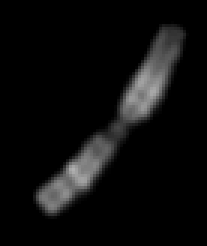
#> input picture chromosome_classif.bmp, 69 x 82 px (shown 3 times larger); its folder holds 6 pictures in this run
$ jupyter execute --allow-errors ml_chromosome_classification.ipynb   (shell and % lines are left out)   (older library calls are emulated)
#> lines starting #> are read from the running program, lines starting #| are printed output that depends on the picture; after the words box and inside, x2 and y2 are one past the last pixel; in counts of white or black regions, pixels touching at a corner belong together
# Chromosome classification

Karyotyping is the process by which photographs of chromosomes are taken in order to determine the chromosome complement of an individual, including the number of chromosomes and any abnormalities.

Sources:
- https://en.wikipedia.org/wiki/Karyotype
- https://github.com/laubravo/auto-karyotyping
- http://bioimlab.dei.unipd.it/Automatic%20Karyotyping%20Classification.htm

[cell 1]
import pandas as pd
import numpy as np
import matplotlib.pyplot as plt

import math

# Image processing library - pip3 install opencv-python
import cv2

[cell 2]
import os
import zipfile

# unzip archive with chromosomes classfied to 23 classes
#(a person has 23 pair of chromosomes, last pair differs - a male has X, Y chromosomes, a female has two X chromosomes).
chromosome_archive = 'classificationDb.zip'
chromosome_dir = 'classificationDb'

#> (the rest of this cell did not finish here and is left out)

[cell 3]
def show(image):
    plt.figure(figsize=(3, 3))
    plt.box()
    #plt.axis("off")
    plt.imshow(cv2.cvtColor(image, cv2.COLOR_GRAY2RGB))
    plt.show()

def show_binary(image):
    plt.figure(figsize=(3, 3))
    plt.box()
    #plt.axis("off")
    plt.imshow(image, cmap='gray', interpolation='none')
    plt.show()

[cell 4]
img1 = cv2.imread('chromosome_classif.bmp', cv2.IMREAD_GRAYSCALE)
#> img1 is the input picture: shape (82, 69); min 0, max 176, mean 13
show(img1)

[cell 5]
# binarize the image using threshold analysis
# try THRESH_TRIANGLE, THRESH_BINARY_INV + cv2.THRESH_OTSU
# create binary mask from negative image here:
ret, img1_bw = cv2.threshold(255 - img1, 128, 255, cv2.THRESH_TRIANGLE)
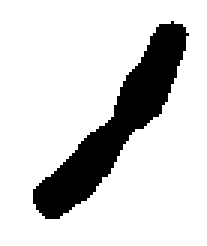
#> img1_bw: shape (82, 69) (shown 3 times larger); 82.7% white; 1 black region, box (x1, y1, x2, y2) and area: (11, 7, 63, 73) 977
#> ret = 253
img1_bw.shape
#> Out = (82, 69)
# here THRESH_TRIANGLE works usable

[cell 6]
show(img1_bw)

[cell 7]
# show histogram of intensities
plt.hist(img1.ravel(),256,[1,255], cumulative=False)
plt.show()

[cell 8]
# this image looks a little bit different
img2 = cv2.imread('chromosome_classif3.bmp', cv2.IMREAD_GRAYSCALE)
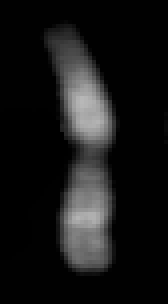
#> input picture chromosome_classif3.bmp, 42 x 76 px (shown 4 times larger)
#> img2 is the input picture: shape (76, 42); min 0, max 184, mean 22.3

[cell 9]
show(img2)

[cell 10]
# show histogram of intensities
# ignore black backgroud (use intensity < 4)
plt.hist(img2.ravel(),256,[3,255], cumulative=False)
plt.show()
#> figure, not shown here; tallest bar 13 high, from x = 102.4 to 103.4

[cell 11]
# for thresholding we should use negative image
img2_inverted = 255 - img2

[cell 12]
show(img2_inverted)

[cell 13]
# binarize the image using threshold analysis
ret, img2_bw = cv2.threshold(img2_inverted, 128, 255, cv2.THRESH_TRIANGLE)
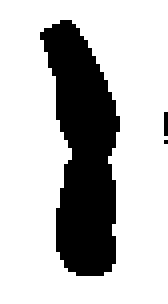
#> img2_bw: shape (76, 42) (shown 4 times larger); 74.3% white; 3 black regions (2 under 20 px), largest, box (x1, y1, x2, y2) and area: (10, 5, 30, 69) 812
#> ret = 252
img2_bw.shape
#> Out = (76, 42)

[cell 14]
show(img2_bw)

[cell 15]
# the function computes an angle to rotate the object to be vertically oriented
# mechanical momentums are used (some physics is needed)
def get_object_deviation(img_gray, background_gray_color):
    (h, w) = img_gray.shape[:2]

    # target deviation
    alpha = 0

    # mechanical moments
    m00 = 0.0   # area
    m10 = 0.0   # linear. momentums
    m01 = 0.0
    m20 = 0.0   # kvadrat. momentums
    m02 = 0.0
    m11 = 0.0   # deviation momentum
    cm20 = 0.0  # central momentum
    pm20 = 0.0  # principal quadratic momentums
    cm02 = 0.0
    cm11 = 0.0  # central deviation momentums

    #print ('w:', w, 'h:', h)

    for x in range(w):
        for y in range(h):
            v = img_gray[y, x]
            if v != background_gray_color:
                x_1 = x + 1.0
                y_1 = y + 1.0

                m00 += 1.0;
                m10 += x_1;
                m01 += y_1;
                m11 += x_1 * y_1;
                m02 += y_1 * y_1;
                m20 += x_1 * x_1;

    #print ('m00:', m00, 'm10:', m10, 'm01:', m01, 'm20:', m20, 'm02:', m02)

    if m00 == 0.0: # nothing to count
        #print ('m00==0')
        return alpha;

    xc = m01 / m00;       # center of gravity
    yc = m10 / m00;

    #print ('xc:', xc, 'yc:', yc)

    for x in range(w):
        for y in range(h):
            v = img_gray[y, x]
            if v != background_gray_color:
                x_1 = x + 1.0 - xc
                y_1 = y + 1.0 - yc;
                cm02 += y_1 * y_1;
                cm20 += x_1 * x_1;
                cm11 += x_1 * y_1;

    # princial quadratic momentums are the same as momentums moved to the center of gravity (Steiner's theorem)
    # in the center of gravity the linear momentums are zero
    cm11 = m11 - xc*yc*m00;
    #print ('cm11:', cm11)

    # symetric object
    if cm20 == cm02:
        #print ('cm20 == cm02')
        return alpha

    # symetric object in one axis
    if cm11 == 0.0 and cm20 > cm02:
        #print ('cm11 == 0.0 and cm20 > cm02')
        alpha = 3.141593
        return alpha

    # symetric object in another axis
    if cm11 == 0.0:
        #print ('cm11 == 0.0')
        return alpha

    alpha = 0.5 * math.atan2(2.0 * cm11, (cm20 - cm02)) # = atan(y/x)

    # adjust angle
    alpha = 1.5707963 - alpha
    return alpha

[cell 16]
# adapted from imutils.rotate_bound - use white background as default
def rotate_image(image, angle):
    # grab the dimensions of the image and then determine the
    # center
    (h, w) = image.shape[:2]
    (cX, cY) = (w / 2, h / 2)

    # grab the rotation matrix (applying the negative of the
    # angle to rotate clockwise), then grab the sine and cosine
    # (i.e., the rotation components of the matrix)
    M = cv2.getRotationMatrix2D((cX, cY), -angle, 1.0)
    cos = np.abs(M[0, 0])
    sin = np.abs(M[0, 1])

    # compute the new bounding dimensions of the image
    nW = int((h * sin) + (w * cos))
    nH = int((h * cos) + (w * sin))

    # adjust the rotation matrix to take into account translation
    M[0, 2] += (nW / 2) - cX
    M[1, 2] += (nH / 2) - cY

    # white background
    dst = np.full((nH, nW), 255, np.float)

    # perform the actual rotation and return the image
    return cv2.warpAffine(image, M, (nW, nH), dst=dst, borderMode=cv2.BORDER_TRANSPARENT)

[cell 17]
def crop_image(img_gray, background_gray_color):
    """
    Takes gray image and returns cropped image.
    """
    (h, w) = img_gray.shape[:2]
    x1 = w - 1
    y1 = h - 1
    x2 = 0
    y2 = 0

    for x in range(w):
        for y in range(h):
            color = img_gray[y,x]
            if color != background_gray_color:
                if x < x1:
                    x1 = x
                if x > x2:
                    x2 = x
                if y < y1:
                    y1 = y
                if y > y2:
                    y2 = y

    cropped = img_gray[y1 : y2+1, x1 : x2+1]
    return cropped

[cell 18]
def prepare_image_for_seed_fill(img_bw):
    """
    Prepare binary image - 0 is background, 1 is object.
    """
    img_bw_dest = np.where(img_bw == 0, 1, 0).astype(int)
    return img_bw_dest


def find_objects_using_seed_fill(img_bw):
    """
    Detect objects from binary thresholded image using seed filling.
    """
    (h, w) = img_bw.shape[:2]
    # avoid recursion algorithm, which causes stack overflow for large objects,
    # use limited stack to explore pixel space
    stack_array = np.ndarray((30000,),int)
    # start with 2, 0 is background, 1 are thresholded objects, >=2 will be detected objects
    fill_color = 2

    for y in range(1, h-1):
        for x in range(1, w-1):
            color = img_bw[y, x]
            if color == 1: # this is new objects
                result = _seed_fill(img_bw, x, y, w, h, fill_color, stack_array)
                if result:
                    # prepare next color
                    fill_color += 1

    # number of detected objects
    return fill_color - 2


def _seed_fill(img_bw, x, y, w, h, fill_color, stack_array):
    """
    4-connected seed/flood fill algorithm avoiding recursion due to stack limit.
    """
    # index to the stack with x or y coordinates
    top_of_stack = -1;
    max_top_of_stack = len(stack_array) - 8
    color = 0

    while True:
        if x > 0 and x < w-1 and y > 0 and y < h-1:
            color = img_bw[y, x]
        else:
            color = 0 # black to ignore processing

        if color == 1:
            # if not marked object pixel, then color the pixel with fill color
            # and continue with seed fill to 4 directions
            img_bw[y, x] = fill_color

            # search pixel neighbors
            if top_of_stack < max_top_of_stack:
                # push to stack - left
                top_of_stack += 1; stack_array[top_of_stack] = x+1
                top_of_stack += 1; stack_array[top_of_stack] = y
                # push to stack - right
                top_of_stack += 1; stack_array[top_of_stack] = x-1
                top_of_stack += 1; stack_array[top_of_stack] = y
                # push to stack - bottom
                top_of_stack += 1; stack_array[top_of_stack] = x
                top_of_stack += 1; stack_array[top_of_stack] = y+1
                # push to stack - top
                top_of_stack += 1; stack_array[top_of_stack] = x
                top_of_stack += 1; stack_array[top_of_stack] = y-1
            else:
                print ('Too large object detected, finish.')
                return False

        if top_of_stack == -1:
            break
        else:
            # process stack
            y = stack_array[top_of_stack]; top_of_stack -= 1
            x = stack_array[top_of_stack]; top_of_stack -= 1

    return True


def find_objects_after_seed_fill(img_bw_seed):
    """
    Find rectangular boundaries of objects found by seed fill.
    """
    # key is color, value is map of x1,y1,x2,y2
    found_objects = {}

    (h, w) = img_bw_seed.shape[:2]

    for y in range(0, h):
        for x in range(0, w):
            color = img_bw_seed[y, x]
            if color == 0 or color == 1:
                continue

            obj = found_objects[color] if color in found_objects else None
            if obj is None:
                obj = {'x1' : x, 'x2' : x, 'y1' : y, 'y2' : y}
                found_objects[color] = obj
            else:
                x1 = obj['x1']
                x2 = obj['x2']
                y1 = obj['y1']
                y2 = obj['y2']

                if x < x1:
                    obj['x1'] = x
                if x > x2:
                    obj['x2'] = x
                if y < y1:
                    obj['y1'] = y
                if y > y2:
                    obj['y2'] = y

    #print ('found_objects:', found_objects)

    return found_objects


def extract_objects_after_seed_fill(found_objects, img_bw_seed, img_gray):
    """
    Extract images of object found by seed fill.
    """
    detected_images = []

    for fill_color, coords in found_objects.items():
        x1 = coords['x1']
        x2 = coords['x2']
        y1 = coords['y1']
        y2 = coords['y2']
        w = x2 - x1
        h = y2 - y1

        area = w*h
        #print ('area:', area)

        # ignore small objects
        if area < 100:
            continue

        new_img = np.full((h,w), 255, np.float)
        detected_images.append(new_img)

        for x in range(x1, x2):
            for y in range(y1, y2):
                color = img_bw_seed[y,x]
                if color != fill_color:
                    continue
                new_img[y - y1,x - x1] = img_gray[y,x]

    return detected_images


def extract_objects(img_gray, img_bw):
    """
    Extract images of objects from gray image using thresholded image as binary mask.
    """
    img_bw_seed = prepare_image_for_seed_fill(img_bw)

    n_objects = find_objects_using_seed_fill(img_bw_seed)
#> after the loop in find_objects_using_seed_fill, `for y in range(1, h-1):`:
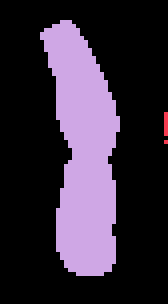
#> img_bw: shape (76, 42) int64 (shown 4 times larger); 3 distinct labels, from 0 to 2; one colour per label, 0 black
#> after the loop in find_objects_using_seed_fill, `for y in range(1, h-1):`: fill_color = 3
    # print('Found:', n_objects)
    if n_objects == 0:
        raise('No object detected')

    found_objects = find_objects_after_seed_fill(img_bw_seed)
    extracted_images = extract_objects_after_seed_fill(found_objects, img_bw_seed, img_gray)
    return extracted_images

[cell 19]
img2_extracted = extract_objects(img2, img2_bw)
#> in extract_objects, `n_objects = find_objects_using_seed_fill(img_bw_seed)`: n_objects = 1
#> after the loop in find_objects_after_seed_fill, `for y in range(0, h):`: found_objects = 1 item
#> the loop in extract_objects_after_seed_fill, `for fill_color, coords in found_objects.items():` made 1 pass
#> (fill_color, x1, x2, y1, y2, w, h, area) on pass 1: (2, 10, 29, 5, 68, 19, 63, 1197)
#> img2_extracted = 1 item
show_binary(img2_extracted[0])
#> in show_binary, `plt.show()`:
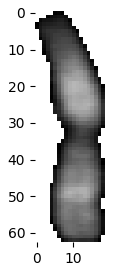
#> figure drawn by matplotlib, 1 panel

[cell 20]
img1_extracted = extract_objects(img1, img1_bw)
#> in prepare_image_for_seed_fill (call 2), `img_bw_dest = np.where(img_bw == 0, 1, 0).astype(int)`: img_bw_dest: shape (82, 69) int64; values 0 (black) and 1 (white), 17.3% white; 1 white region, box (x1, y1, x2, y2) and area: (11, 7, 63, 73) 977
#> the loop in extract_objects_after_seed_fill (call 2), `for fill_color, coords in found_objects.items():` made 1 pass
#> (fill_color, x1, x2, y1, y2, w, h, area) on pass 1: (2, 11, 62, 7, 72, 51, 65, 3315)
#> after the loop in extract_objects_after_seed_fill (call 2), `for fill_color, coords in found_objects.items():`:
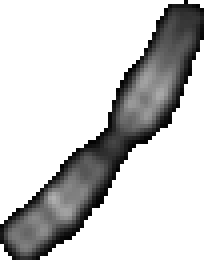
#> new_img: shape (65, 51) float64 (shown 4 times larger); min 2, max 255, mean 202.4
#> img1_extracted = 1 item
show_binary(img1_extracted[0])

[cell 21]
def get_vert_rotated_image(img_gray):
    """
    Find object deviation using mechanical momentums and rotate image. Enhance edges using erosion.
    """
    alpha = get_object_deviation(img_gray, 255)
#> after the loop in get_object_deviation, `for x in range(w):`: m00 = 971; m01 = 34086; m02 = 1501692; m10 = 27512; m11 = 749002; m20 = 957718
#> in get_object_deviation, `xc = m01 / m00;`: xc = 35.1
#> in get_object_deviation, `yc = m10 / m00;`: yc = 28.33
#> after the loop in get_object_deviation, `for x in range(w):`: cm02 = 349644.7; cm11 = -261287.9; cm20 = 222710.1
#> in get_object_deviation, `cm11 = m11 - xc*yc*m00;`: cm11 = -216779.7
#> in get_object_deviation, `alpha = 0.5 * math.atan2(2.0 * cm11, (cm20 - cm02))`: alpha = -0.928
#> in get_object_deviation, `alpha = 1.5707963 - alpha`: alpha = 2.5
    alpha_degrees = 180.0*alpha/math.pi
    rotated_img = rotate_image(img_gray, alpha_degrees)
    # erosion - trim border and garbage after rotating
    kernel = np.ones((2, 2), np.uint8)
    rotated_img = cv2.erode(rotated_img, kernel, cv2.BORDER_REFLECT)
    cropped_img = crop_image(rotated_img, 255)
    return cropped_img

[cell 22]
# rotate chromosome to vertical orientation
img1_normalized = get_vert_rotated_image(img1_extracted[0])
#> in get_vert_rotated_image, `alpha_degrees = 180.0*alpha/math.pi`: alpha_degrees = 143.2
#> in rotate_image, `M = cv2.getRotationMatrix2D((cX, cY), -angle, 1.0)`: M = [[-0.8, -0.6, 65.39], [0.6, -0.8, 43.22]]
#> in rotate_image, `cos = np.abs(M[0, 0])`: cos = 0.8
#> in rotate_image, `sin = np.abs(M[0, 1])`: sin = 0.6
#> in rotate_image, `nW = int((h * sin) + (w * cos))`: nW = 79
#> in rotate_image, `nH = int((h * cos) + (w * sin))`: nH = 82
#> in rotate_image, `dst = np.full((nH, nW), 255, np.float)`: dst: shape (82, 79) float64; every value is 255
#> in get_vert_rotated_image, `rotated_img = cv2.erode(rotated_img, kernel, cv2.BORDER_REFLECT)`:
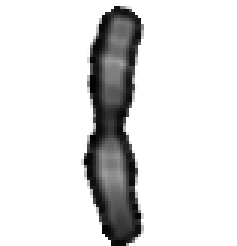
#> rotated_img: shape (82, 79) float64 (shown 3 times larger); min 2, max 255, mean 222.3
#> after the loop in crop_image, `for x in range(w):`: x1 = 27; x2 = 47; y1 = 2; y2 = 81
#> in crop_image, `cropped = img_gray[y1 : y2+1, x1 : x2+1]`:
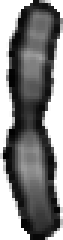
#> cropped: shape (80, 21) float64 (shown 3 times larger); min 2, max 255, mean 128.8
show_binary(img1_normalized)

[cell 23]
## rotate chromosome to vertical orientation
img2_normalized = get_vert_rotated_image(img2_extracted[0])
#> in get_vert_rotated_image (call 2), `alpha = get_object_deviation(img_gray, 255)`: alpha = 0.0793
#> in get_vert_rotated_image (call 2), `alpha_degrees = 180.0*alpha/math.pi`: alpha_degrees = 4.54
#> in rotate_image (call 2), `dst = np.full((nH, nW), 255, np.float)`: dst: shape (64, 23) float64; every value is 255
#> in get_vert_rotated_image (call 2), `rotated_img = cv2.erode(rotated_img, kernel, cv2.BORDER_REFLECT)`:
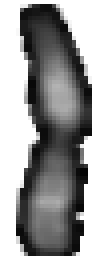
#> rotated_img: shape (64, 23) float64 (shown 4 times larger); min 3.88, max 255, mean 142.3
show_binary(img2_normalized)

[cell 24]
# load all images and perform the preprocessing
def load_chromosomes_in_classes(root_dir, is_train_set):
    """
    Return mapping with class ID as key of type string -> list of image bytes.
    For train set, create new images using flipping
    """
    chromosomes_classes = {}

    for class_dir in os.listdir(root_dir):
        class_name = os.path.basename(class_dir)

        img_list = []
        chromosomes_classes[class_name] = img_list

        for chrom_file in os.listdir(os.path.join(root_dir, class_dir)):
            chrom_file_abs = os.path.abspath(os.path.join(root_dir, class_dir, chrom_file))
            img_chrom = cv2.imread(chrom_file_abs, cv2.IMREAD_GRAYSCALE)

            ret, img_bw_mask = cv2.threshold(255 - img_chrom, 128, 255, cv2.THRESH_TRIANGLE)
            img_extracted_list = extract_objects(img_chrom, img_bw_mask)

            if len(img_extracted_list) == 0:
                print ('ERROR: No object found:', chrom_file_abs, len(img_extracted_list))
            else:
                img_extracted = img_extracted_list[0]
                #print ('img_extracted:', img_extracted)
                img_vertical = get_vert_rotated_image(img_extracted)
                img_list.append({'file' : chrom_file, 'data' : img_vertical})
                area = img_vertical.shape[0] * img_vertical.shape[1]

                # append flipped images
                if is_train_set:
                    img_list.append({'file' : chrom_file, 'data' : cv2.flip(img_vertical, 0)})
                    img_list.append({'file' : chrom_file, 'data' : cv2.flip(img_vertical, 1)})
                    img_list.append({'file' : chrom_file, 'data' : cv2.flip(img_vertical, -1)})

    return chromosomes_classes

[cell 25]
print ('Loading images...')
#> (the rest of this cell did not finish here and is left out)

chromosomes_labeled_test = load_chromosomes_in_classes(os.path.join('classificationDB', 'Test'), False)
chromosomes_labeled_val = load_chromosomes_in_classes(os.path.join('classificationDB', 'Val'), False)
print('Done.')

[cell 26]
# [7 lines of commented-out code are left out]

[cell 27]
# get dimension distributions
width_list = []
height_list = []

# [9 lines left out: function detect_dimensions, not called in this run]

            #if w > 50:
            #    show_binary(data)

#> (the rest of this cell did not finish here and is left out)

[cell 28]
# What are typical dimensions for image widths and heights?
plt.hist(width_list)
plt.show()
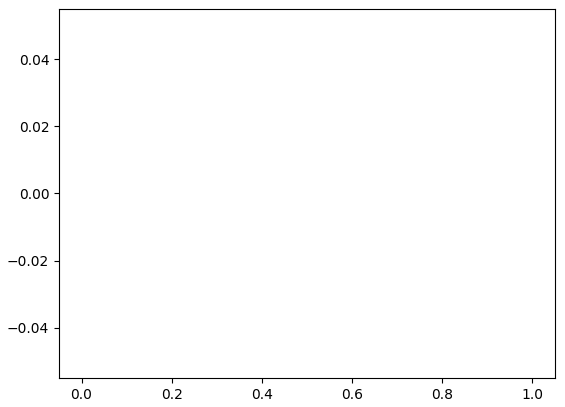
#> figure drawn by matplotlib, 1 panel
